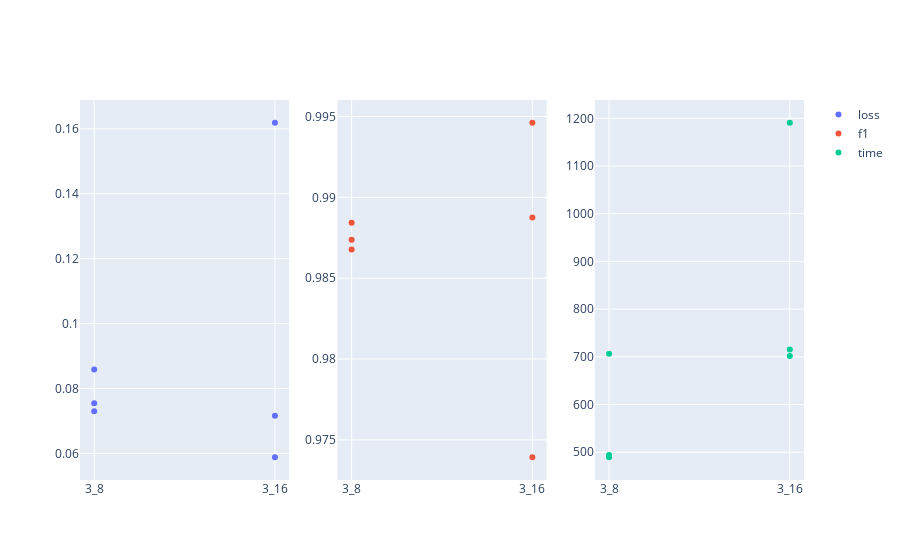
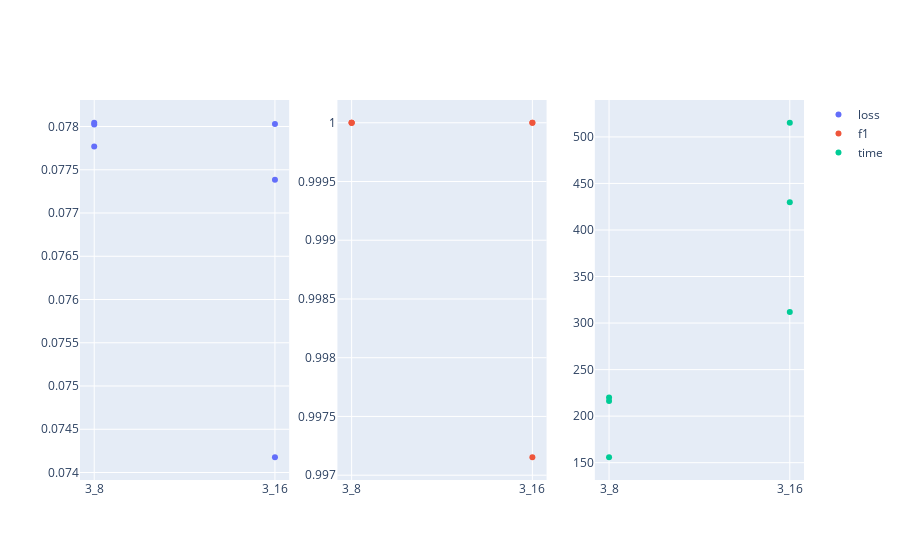
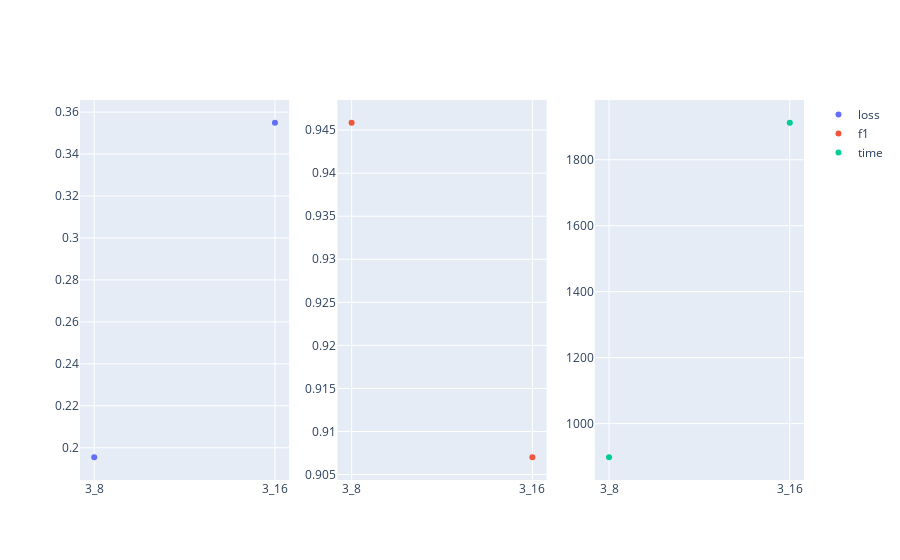
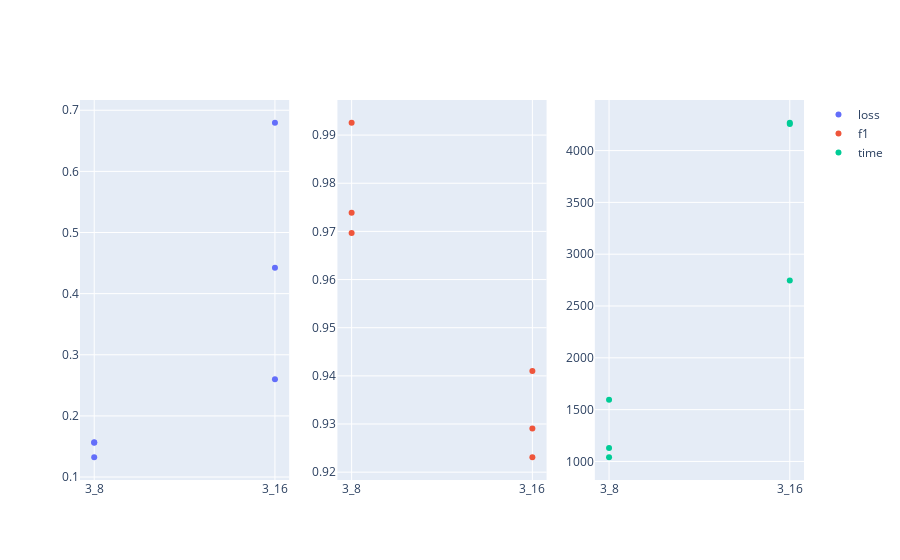

The notebook cell these images were saved under, in order:
### Markdown cell above
# Train Stats

### Code cell
visualise_train()

### Figure 1 — Plotly figure (JSON) as saved in the notebook; plotly's stock layout.template omitted (floating-point values rounded to 4 significant figures)
{"data": [{"hoverinfo": ["all"], "mode": "markers", "name": "loss", "type": "scatter", "x": ["3_8", "3_8", "3_8", "3_16", "3_16", "3_16"], "xaxis": "x", "y": [0.07302, 0.08587, 0.07545, 0.1619, 0.05881, 0.07159], "yaxis": "y"}, {"hoverinfo": ["all"], "mode": "markers", "name": "f1", "type": "scatter", "x": ["3_8", "3_8", "3_8", "3_16", "3_16", "3_16"], "xaxis": "x2", "y": [0.9884, 0.9868, 0.9874, 0.9739, 0.9946, 0.9888], "yaxis": "y2"}, {"hoverinfo": ["all"], "mode": "markers", "name": "time", "type": "scatter", "x": ["3_8", "3_8", "3_8", "3_16", "3_16", "3_16"], "xaxis": "x3", "y": [493.9, 706.3, 489.4, 715.5, 701.8, 1191.0], "yaxis": "y3"}], "layout": {"xaxis": {"anchor": "y", "domain": [0, 0.2889]}, "xaxis2": {"anchor": "y2", "domain": [0.3556, 0.6444]}, "xaxis3": {"anchor": "y3", "domain": [0.7111, 1]}, "yaxis": {"anchor": "x", "domain": [0, 1]}, "yaxis2": {"anchor": "x2", "domain": [0, 1]}, "yaxis3": {"anchor": "x3", "domain": [0, 1]}}}

### Figure 2 — Plotly figure (JSON) as saved in the notebook; plotly's stock layout.template omitted (floating-point values rounded to 4 significant figures)
{"data": [{"hoverinfo": ["all"], "mode": "markers", "name": "loss", "type": "scatter", "x": ["3_8", "3_8", "3_8", "3_16", "3_16", "3_16"], "xaxis": "x", "y": [0.07777, 0.07804, 0.07802, 0.07738, 0.07418, 0.07803], "yaxis": "y"}, {"hoverinfo": ["all"], "mode": "markers", "name": "f1", "type": "scatter", "x": ["3_8", "3_8", "3_8", "3_16", "3_16", "3_16"], "xaxis": "x2", "y": [1, 1, 1, 0.9972, 1, 1], "yaxis": "y2"}, {"hoverinfo": ["all"], "mode": "markers", "name": "time", "type": "scatter", "x": ["3_8", "3_8", "3_8", "3_16", "3_16", "3_16"], "xaxis": "x3", "y": [219.9, 216.4, 155.8, 429.7, 515.2, 311.9], "yaxis": "y3"}], "layout": {"xaxis": {"anchor": "y", "domain": [0, 0.2889]}, "xaxis2": {"anchor": "y2", "domain": [0.3556, 0.6444]}, "xaxis3": {"anchor": "y3", "domain": [0.7111, 1]}, "yaxis": {"anchor": "x", "domain": [0, 1]}, "yaxis2": {"anchor": "x2", "domain": [0, 1]}, "yaxis3": {"anchor": "x3", "domain": [0, 1]}}}

### Figure 3 — Plotly figure (JSON) as saved in the notebook; plotly's stock layout.template omitted (floating-point values rounded to 4 significant figures)
{"data": [{"hoverinfo": ["all"], "mode": "markers", "name": "loss", "type": "scatter", "x": ["3_8", "3_16"], "xaxis": "x", "y": [0.1955, 0.3549], "yaxis": "y"}, {"hoverinfo": ["all"], "mode": "markers", "name": "f1", "type": "scatter", "x": ["3_8", "3_16"], "xaxis": "x2", "y": [0.9459, 0.907], "yaxis": "y2"}, {"hoverinfo": ["all"], "mode": "markers", "name": "time", "type": "scatter", "x": ["3_8", "3_16"], "xaxis": "x3", "y": [898.0, 1912.0], "yaxis": "y3"}], "layout": {"xaxis": {"anchor": "y", "domain": [0, 0.2889]}, "xaxis2": {"anchor": "y2", "domain": [0.3556, 0.6444]}, "xaxis3": {"anchor": "y3", "domain": [0.7111, 1]}, "yaxis": {"anchor": "x", "domain": [0, 1]}, "yaxis2": {"anchor": "x2", "domain": [0, 1]}, "yaxis3": {"anchor": "x3", "domain": [0, 1]}}}

### Figure 4 — Plotly figure (JSON) as saved in the notebook; plotly's stock layout.template omitted (floating-point values rounded to 4 significant figures)
{"data": [{"hoverinfo": ["all"], "mode": "markers", "name": "loss", "type": "scatter", "x": ["3_8", "3_8", "3_8", "3_16", "3_16", "3_16"], "xaxis": "x", "y": [0.1324, 0.1559, 0.1571, 0.4423, 0.26, 0.6795], "yaxis": "y"}, {"hoverinfo": ["all"], "mode": "markers", "name": "f1", "type": "scatter", "x": ["3_8", "3_8", "3_8", "3_16", "3_16", "3_16"], "xaxis": "x2", "y": [0.9926, 0.9697, 0.9739, 0.9231, 0.941, 0.9291], "yaxis": "y2"}, {"hoverinfo": ["all"], "mode": "markers", "name": "time", "type": "scatter", "x": ["3_8", "3_8", "3_8", "3_16", "3_16", "3_16"], "xaxis": "x3", "y": [1595.0, 1130.0, 1040.0, 4269.0, 4256.0, 2746.0], "yaxis": "y3"}], "layout": {"xaxis": {"anchor": "y", "domain": [0, 0.2889]}, "xaxis2": {"anchor": "y2", "domain": [0.3556, 0.6444]}, "xaxis3": {"anchor": "y3", "domain": [0.7111, 1]}, "yaxis": {"anchor": "x", "domain": [0, 1]}, "yaxis2": {"anchor": "x2", "domain": [0, 1]}, "yaxis3": {"anchor": "x3", "domain": [0, 1]}}}
